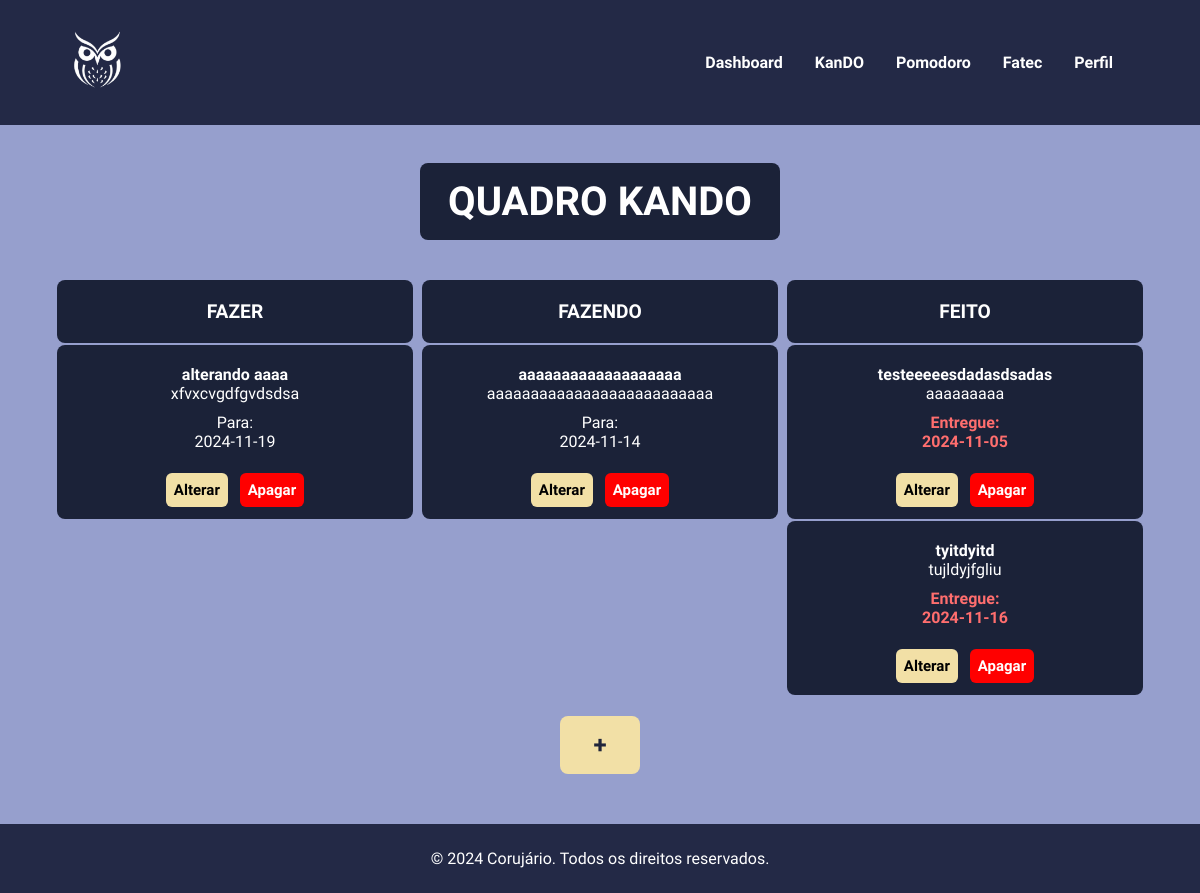
The page /view/pageKando.php (signed in) on the database its author committed.
### tables this page shows
CREATE TABLE `kando` (
  `idkando` int(11) NOT NULL,
  `nome` varchar(80) NOT NULL,
  `descricao` varchar(191) NOT NULL,
  `data_entrega` date NOT NULL,
  `statusAtv` int(11) NOT NULL,
  `disciplina` int(11) NOT NULL
);

### model/conexao.class.php (called while the page is built)
<?php
	abstract class Conexao
	{
		public function __construct(protected $db = null)
		{
			$parametros = "mysql:host=localhost;port=3306;dbname=dbcorujario;";
			try
			{
				$this->db = new PDO($parametros, "root", "");
			}
			catch(PDOException $e)
			{
				echo $e->getMessage();
				echo $e->getCode();
				die();
			}
		}
	}
?>

### model/kandoDAO.class.php (called while the page is built, shortened)
<?php
	class kandoDAO extends Conexao
	{
		public function buscar_todas()
		{
			$sql = "SELECT * FROM kando";
			try
			{
				$stm = $this->db->prepare($sql);
				$stm->execute();
				$this->db = null;
				return $stm->fetchAll(PDO::FETCH_OBJ);
			}
			catch(PDOException $e)
			{
				echo $e->getMessage();
				echo $e->getCode();
				die();
			}
		}
	}
?>

### view/pageKando.php (the view, shortened to what this page needs)
<?php
    require_once "header.php";
    require_once "../model/conexao.class.php";
    require_once "../model/kandoDAO.class.php";
    $kandoDAO = new kandoDAO();
    $retorno = $kandoDAO -> buscar_todas();
    $tableValues = [
        'arrayT1' => [],
        'arrayT2' => [],
        'arrayT3' => []
    ];
    function teste($x){
        global $retorno, $tableValues;
        foreach($retorno as $dado){
            if($dado->statusAtv == $x){
                $tableValues['arrayT' . ($x + 1)][] = $dado;
            }
        }
    }
?>
<h1 class="border">Quadro KanDO</h1>
<div class="container">
    <table>
        <tr>
            <th>FAZER</th>
        <?php
            global $tableValues;
            foreach($tableValues['arrayT1'] as $dados)
            {
                echo "<tr>
                    <td>
                <b>{$dados -> nome}</b> <br>
                    {$dados -> descricao} <br>
                <p>Para: <br>{$dados -> data_entrega}</p><br>
                    <a href='alterarAtv.php?idkando={$dados->idkando}' class='btn-alterar'>Alterar</a> &nbsp;
                    <a href='deletarAtv.php?idkando={$dados->idkando}' class='btn-apagar' >Apagar</a>
                    </td>
                    </tr>";
                }
        ?>
            </table>
        <table>
            <tr>
                <th>FAZENDO</th>
        <?php
            global $tableValues;
            foreach($tableValues['arrayT2'] as $dados)
            {
                echo "<tr>
                    <td>
                <b>{$dados -> nome}</b> <br>
                    {$dados -> descricao} <br>
                <p>Para: <br>{$dados -> data_entrega}</p><br>
                    <a href='alterarAtv.php?idkando={$dados->idkando}' class='btn-alterar'>Alterar</a> &nbsp;
                    <a href='deletarAtv.php?idkando={$dados->idkando}' class='btn-apagar' >Apagar</a>
                    </td>
                    </tr>";
                }
        ?>
            </tr>
        </table>
        <table>
            <tr>
                <th>FEITO</th>
        <?php
            global $tableValues;
            foreach($tableValues['arrayT3'] as $dados)
            {
                echo "<tr>
                    <td>
                <b>{$dados -> nome}</b> <br>
                    {$dados -> descricao} <br>
                <p class='entregue'>Entregue: <br> {$dados -> data_entrega}</p> <br>
                    <a href='alterarAtv.php?idkando={$dados->idkando}' class='btn-alterar'>Alterar</a> &nbsp;
                    <a href='deletarAtv.php?idkando={$dados->idkando}' class='btn-apagar' >Apagar</a>
                    </td>
                    </tr> ";
                }
        ?>
            </tr>
        </table>
    </div>
    <div class="btn-center">
        <a href="addAtv.php"><button class="add-task-btn">+</button></a>
    </div>
</body>
</html>
<?php require_once "footer.php"; ?>

### view/css/style.css (style rules this page uses)
* { text-decoration: none; margin: 0; padding: 0; box-sizing: border-box; font-family: "Jura", sans-serif; font-optical-sizing: auto; font-style: normal; }
html, body { width: 100%; height: 100vh; justify-content: space-between; background-color:#969fcd; }
button { padding: 15px; text-transform: uppercase; text-decoration: none; font-size: 18px; border: none; border-radius: 5px; cursor: pointer; }
a { text-decoration: none; font-weight: bold; }
.border { background-color: #1b2238; padding: 15px; border-radius: 8px; margin: 0 35%; display: flex; justify-content: center; }

### view/pageKando.php (style rules this page uses)
.entregue { color: #ff6e6e; font-weight: 700; }
h1 { font-size: 40px; text-align: center; font-weight: 800; font-style: normal; color: white; text-transform: uppercase; }
.border { background-color: #1b2238; padding: 15px; border-radius: 8px; margin: 0 35%; display: flex; justify-content: center; }
table { width: 30%; display: inline-table; table-layout: fixed; table-layout: fixed; overflow: hidden; overflow-y: auto; }
th, td { background-color: #1b2238; padding: 20px; border-radius: 8px; text-align: center; color: white; word-wrap: break-word; }
th { font-size: 1.2em; height: 25px; }
.add-task-btn { width: 80px; background-color: #F2E0A6; color: #20253b; border-radius: 8px; font-size: 24px; text-align: center; font-weight: bold; cursor: pointer; }
.btn-center { display: flex; justify-content: center; }
.btn-alterar { background-color: #F2E0A6; font-size: 15px; padding: 8px; border-radius: 6px; color: black; font-weight: 700; }
.btn-apagar { background-color: red; color: white; font-size: 15px; padding: 8px; border-radius: 6px; text-decoration: none; font-weight: 700; }
.container { display: flex; justify-content: center; align-items: self-start; gap: 5px; }
tr { text-align:center; }

### view/footer.php (style rules this page uses)
html, body { width: 100%; height: 100vh; display: flex; flex-direction: column; justify-content: space-between; }
p { padding: 10px; }

### rows shown on the page
kando: nome "alterando aaaa", descricao "xfvxcvgdfgvdsdsa", data_entrega "2024-11-19"
kando: nome "aaaaaaaaaaaaaaaaaaa", descricao "aaaaaaaaaaaaaaaaaaaaaaaaaa", data_entrega "2024-11-14"
kando: nome "testeeeeesdadasdsadas", descricao "aaaaaaaaa", data_entrega "2024-11-05"
kando: nome "tyitdyitd", descricao "tujldyjfgliu", data_entrega "2024-11-16"
